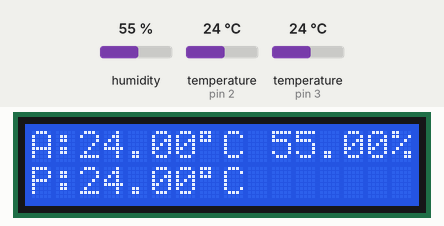
Simulated run of this sketch. Board: Arduino Uno, built with avr-gcc and run on an emulated ATmega328P. On the bench: 16×2 character LCD. Inputs (shaded band) come from the test bench; at power-on: humidity 55 %, temperature (sensors on pin 2, pin 3) 24 °C.

Above: at 3.3 s.
3.4 s: humidity set to 22 %
At 8.6 s:
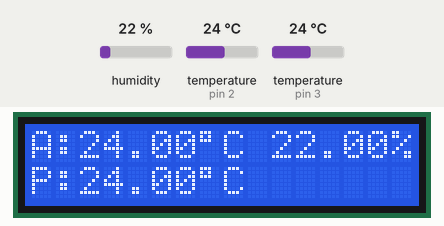
9.2 s: temperature (sensor on pin 2) set to 12 °C
At 13.4 s:
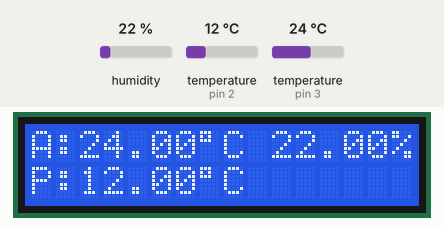
14.8 s: temperature (sensor on pin 3) set to 12 °C
At 18.1 s:
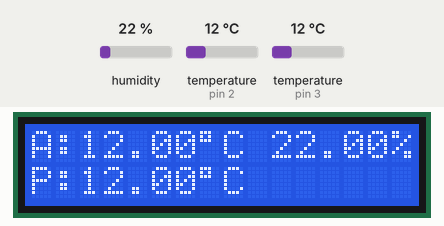
20.4 s: temperature (sensor on pin 2) set to 19 °C
At 22.9 s:
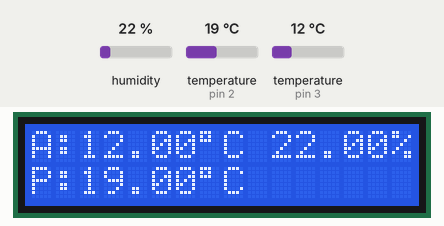
26.0 s: humidity set to 40 %
At 27.7 s:
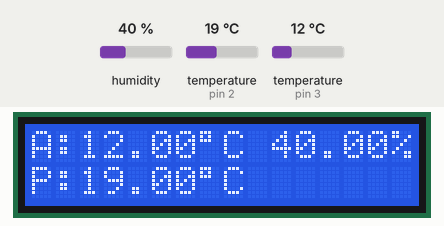
31.6 s: temperature (sensor on pin 2) set to 28 °C
At 32.5 s:
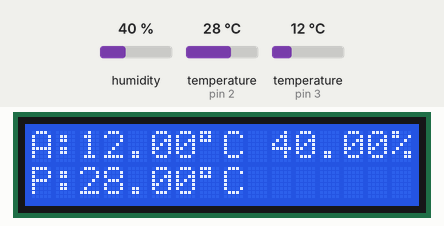
Timing chart, 0 to 34.6 s (numbered marks = the images above; inputs shaded):
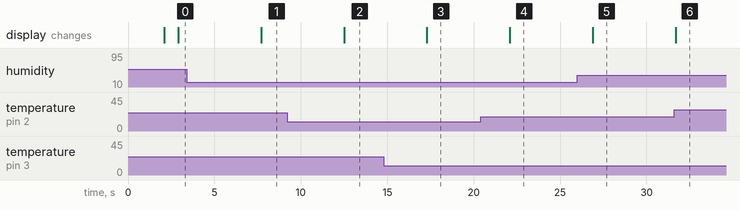

Measured:
- after the input at 3.4 s, the display: changes after 4.3 s (image 1)
- after the input at 9.2 s, the display: changes after 3.3 s (image 2)
- after the input at 14.8 s, the display: changes after 2.5 s (image 3)
- after the input at 20.4 s, the display: changes after 1.7 s (image 4)
- after the input at 26.0 s, the display: changes after 0.89 s (image 5)
- after the input at 31.6 s, the display: changes after 0.09 s (image 6)

The sketch:

MultiThermo.ino
```cpp
// Multithermo v1.0
// © 2021 - https://github.com/yorick3

// I2C LCD libraries
#include <Wire.h>
#include <LiquidCrystal_I2C.h>

// DHT22 / DHT11 libraries
#include <DHT.h>

// DS18B20 libraries
#include <OneWire.h>
#include <DallasTemperature.h>

// I2C LCD
LiquidCrystal_I2C lcd(0x27, 16, 2);
// Params: Address, length, rows

// Ambient sensor
#define DHTPIN 3
#define DHTTYPE DHT22
DHT ambient(DHTPIN, DHTTYPE);
float ambientHumidity;
float ambientTemperature;

// Probe sensor
#define ONE_WIRE_BUS 2
OneWire oneWire(ONE_WIRE_BUS);
DallasTemperature probe(&oneWire);

void setup() {
  // Init LCD & sensors
  lcdInit();
  ambient.begin();
  probe.begin();
}

void loop() {
  // Read sensor values
  ambientHumidity = ambient.readHumidity();
  ambientTemperature = ambient.readTemperature();
  probe.requestTemperatures();
  updateDisplay(
    "A:" + String(ambientTemperature) + (char)223 + "C " + String(ambientHumidity) + "%",
    "P:" + getProbe());
  delay(4000);
}

// Init the LCD and show splash screen.
void lcdInit() {
  lcd.init();
  lcd.backlight();
  splash();
}

// Show the name and version of this program.
void splash() {
  lcd.clear();
  lcd.setCursor(0,0);
  lcd.print("> MultiThermo");
  lcd.setCursor(0,1);
  lcd.print("> v1.0");
  delay(2000); // Duration
  lcd.clear();
}

// Updates the display to show a (new) message.
void updateDisplay(String line1, String line2) {
  lcd.clear();
  lcd.setCursor(0,0);
  lcd.print(line1);
  lcd.setCursor(0,1);
  lcd.print(line2);
}

// Get value from probe.
// If probe is not connected or returns an invalid value,
// return "N/A".
String getProbe() {
  // Check if value is within spec for DS18B20,
  // if not, this indicates a disconnected probe.
  // https://datasheets.maximintegrated.com/en/ds/DS18B20.pdf
  float probeValue = probe.getTempCByIndex(0);
  if (probeValue >= -55 && probeValue <= 125) {
    return String(probeValue) + (char)223 + "C";
  }
  else {
    return " N/A";
  }
}
```
